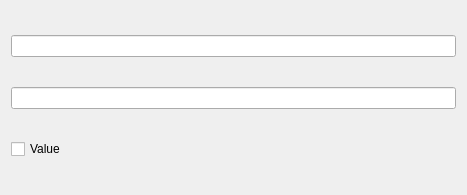
<?xml version="1.0" encoding="UTF-8"?>
<ui version="4.0">
 <class>Form</class>
 <widget class="QWidget" name="Form">
  <property name="geometry">
   <rect>
    <x>0</x>
    <y>0</y>
    <width>467</width>
    <height>195</height>
   </rect>
  </property>
  <property name="sizePolicy">
   <sizepolicy hsizetype="Preferred" vsizetype="Fixed">
    <horstretch>0</horstretch>
    <verstretch>0</verstretch>
   </sizepolicy>
  </property>
  <property name="windowTitle">
   <string>Form</string>
  </property>
  <layout class="QGridLayout" name="gridLayout">
   <item row="1" column="0" colspan="2">
    <widget class="QLineEdit" name="uiName">
     <property name="readOnly">
      <bool>true</bool>
     </property>
    </widget>
   </item>
   <item row="0" column="0" colspan="2">
    <widget class="QLineEdit" name="uiCollection">
     <property name="readOnly">
      <bool>true</bool>
     </property>
    </widget>
   </item>
   <item row="3" column="0">
    <widget class="QCheckBox" name="uiValue">
     <property name="text">
      <string>Value</string>
     </property>
    </widget>
   </item>
  </layout>
 </widget>
 <resources/>
 <connections/>
</ui>
